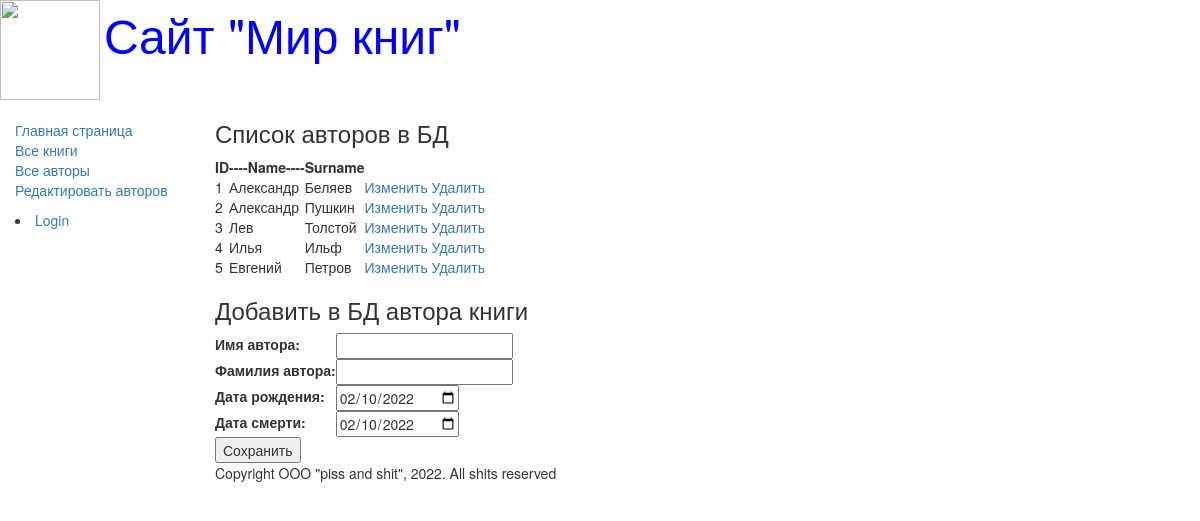
Before: /authors_add with the older database file.
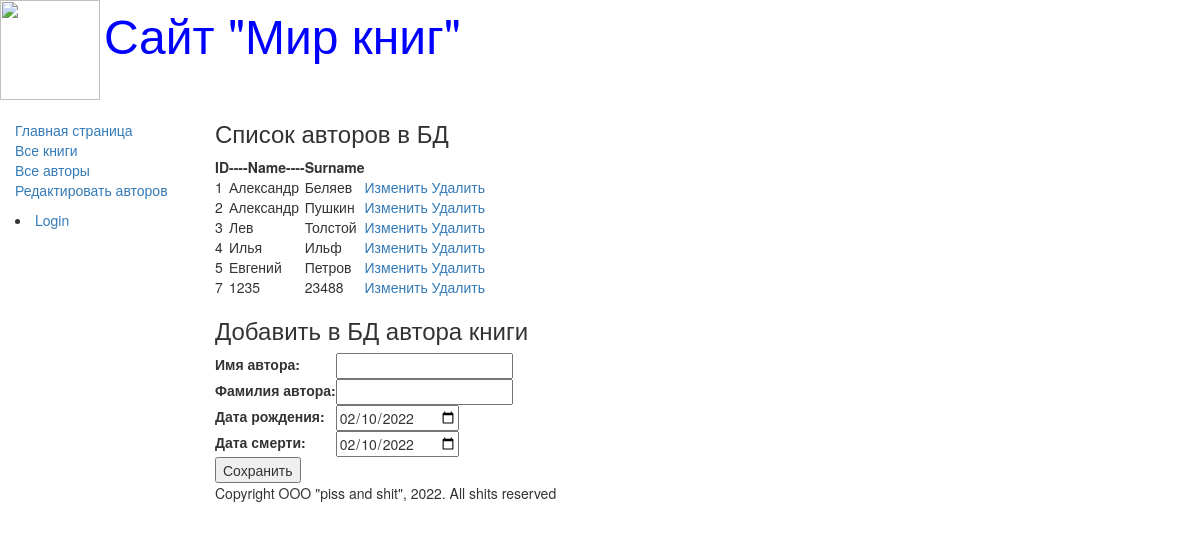
After: the same page with the newer database file.
### catalog/models.py (models this page shows, shortened)
class Author(models.Model):
    first_name = models.CharField(max_length=100, help_text='Введите имя автора', verbose_name='Имя автора')
    last_name = models.CharField(max_length=100, help_text='Введите фамилию автора', verbose_name='Фамилия автора')
    date_of_birth = models.DateField(help_text='Введите дату рождения', verbose_name='Дата рождения', null=True, blank=True)
    date_of_death = models.DateField(help_text='Введите дату смерти', verbose_name='Дата смерти', null=True, blank=True)

### catalog/views.py (the view)
# urls.py: re_path('authors_add', views.authors_add, name='authors_add'),
def authors_add(request):
    author = Author.objects.all()
    authors_form = AuthorsForm()
    return render(request, 'catalog/authors_add.html',
                  {'form': authors_form, 'author': author})

### catalog/forms.py
class AuthorsForm(forms.Form):
    first_name = forms.CharField(label='Имя автора')
    last_name = forms.CharField(label='Фамилия автора')
    date_of_birth = forms.DateField(label='Дата рождения', initial=format(date.today()),
                                    widget=forms.widgets.DateInput(attrs={'type': 'date'}))
    date_of_death = forms.DateField(label='Дата смерти', initial=format(date.today()),
                                    widget=forms.widgets.DateInput(attrs={'type': 'date'}))

### templates/catalog/authors_add.html (shortened to what this page needs)
{% extends 'base_generic.html' %}
{% block content %}
    <h3>Список авторов в БД</h3>
    <table>
    <thead><th>ID</th><th>----Name----</th><th>Surname</th><th></th></thead>
    {% if author %}
        {% for author in author.all %}
            <tr>
            <td>{{ author.id }}</td>
            <td>{{ author.first_name }}</td>
            <td>{{ author.last_name }}</td>
            <td><a href="/edit1/{{ author.id }}">Изменить</a>
                <a href="/delete/{{ author.id }}">Удалить</a> </td>
            </tr>
        {% endfor %}
    {% else %}
        <p>В базе данных нет авторов</p>
    {% endif %}
    </table>
    <h3>Добавить в БД автора книги</h3>
    <form method="POST" action="/create">
    <table>
        {{ form }}
    </table>
    <input type="submit" value="Сохранить">
    </form>
{% endblock %}

Changed rows visible on the page:
added Author: id "7", first_name "1235", last_name "23488"
